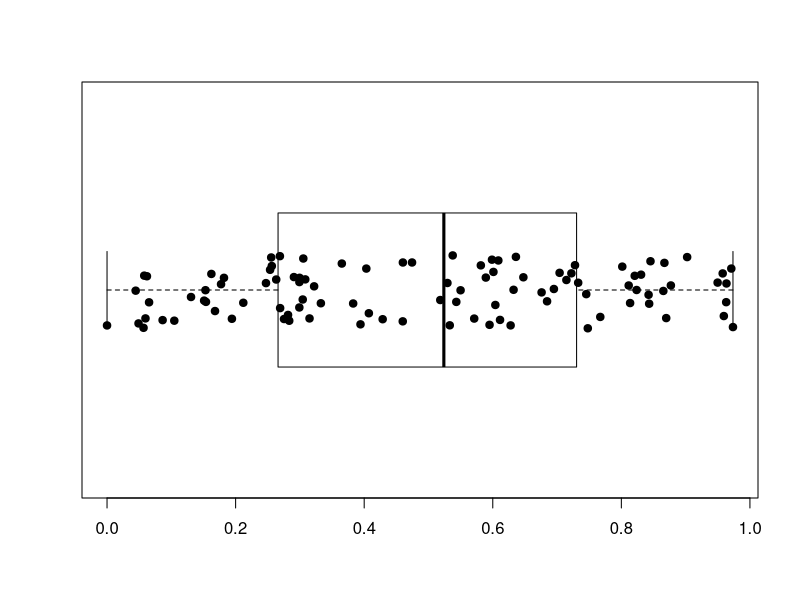

Source code (R):
## ---- chunk 1
set.seed(1)

randomise <- function(f) f(runif(1e3))
randomise(mean)
randomise(mean)
randomise(sum)
## ---- chunk 2
library(purrr)
## ---- chunk 3
# map(vector, function)

triple <- function(x) x * 3
map(1:3, triple)
## ---- chunk 4
# basic implementation of map()

simple_map <- function(x, f, ...) {
  out <- vector("list", length(x))
  for (i in seq_along(x)) {
    out[[i]] <- f(x[[i]], ...)
  }
  out
}
## ---- chunk 5
# map_chr() always returns a character vector
map_chr(mtcars, typeof)

# map_lgl() always returns a logical vector
map_lgl(mtcars, is.double)

# map_int() always returns a integer vector
n_unique <- function(x) length(unique(x))
map_int(mtcars, n_unique)

# map_dbl() always returns a double vector
map_dbl(mtcars, mean)
## ---- chunk 6
pair <- function(x) c(x, x)
map(1:2, pair)
map(1:2, as.character)
## ---- chunk 7
# inline anonymous function
map_dbl(mtcars, function(x) length(unique(x)))
## ---- chunk 8
# purrr shortcut
map_dbl(mtcars, ~ length(unique(.x)))
## ---- chunk 9
as_mapper(~ length(unique(.x)))
## ---- chunk 10
# extracting elements using map()

x <- list(
  list(-1, x = 1, y = c(2), z = "a"),
  list(-2, x = 4, y = c(5, 6), z = "b"),
  list(-3, x = 8, y = c(9, 10, 11))
)

# Select by name
map_dbl(x, "x")

# Or by position
map_dbl(x, 1)

# Or by both
map_dbl(x, list("y", 1))

# You'll get an error if a component doesn't exist:
#map_chr(x, "z")

# Unless you supply a .default value
map_chr(x, "z", .default = NA)
## ---- chunk 11
x <- list(1:5, c(1:10, NA))
map_dbl(x, ~ mean(.x, na.rm = TRUE))
## ---- chunk 12
# directly pass na.rm to mean(), no need to specify parameters in function call
map_dbl(x, mean, na.rm = TRUE)
## ---- chunk 13
plus <- function(x, y) x + y
x <- c(0, 0, 0, 0)

# passing extra arguments in map()
map_dbl(x, plus, runif(1)) # runif() evaluated once

# passing extra arguments in anonymous function
map_dbl(x, ~ plus(.x, runif(1))) # runif() evaluated for each index
## ---- chunk 14
# can write out full argument names passed through map()
x <- list(1:5, 5:10)
map(x, mean, trim = 0.1)
## ---- chunk 15
simple_map <- function(x, f, ...) {
  out <- vector("list", length(x))
  for (i in seq_along(x)) {
    out[[i]] <- f(x[[i]], ...)
  }
  out
}
## ---- chunk 16
# arguments to map() are .x and .f
boostrap_summary <- function(x, f) {
  f(sample(x, replace = TRUE))
}

#simple_map(mtcars, bootstrap_summary, f = mean)
# really simple_map(x = mtcars, f = mean, bootstrap_summary), bootstrap_summary passed as trim in mean()
## ---- chunk 17
trims_param <- c(0, 0.1, 0.2, 0.5)
vect <- rcauchy(1000)
## ---- chunk 18
map_dbl(trims_param, ~ mean(vect, trim = .x))
## ---- chunk 19
# more explicit
map_dbl(trims_param, function(trim) mean(vect, trim = trim))
## ---- chunk 20
#map_dbl(trims, mean, x = x)
# this is confusing. no reason to do this
## ---- chunk 21
as_mapper(1)
## ---- chunk 22
as_mapper("a")
## ---- chunk 23
as_mapper(list(1, "a"))
## ---- chunk 24
map(1:3, ~ runif(2))
# map(1:3, function(x) runif(2))
## ---- chunk 25
as_mapper(~ runif(2))
## ---- chunk 26
map(1:3, runif(2))
## ---- chunk 27
as_mapper(runif(2))
## ---- chunk 28
map_dbl(mtcars, ~ sd(.x))
## ---- chunk 29
library(tidyverse)
mtcars_mixed <- rownames_to_column(mtcars, "name")

#map_dbl(mtcars_mixed, ~ sd(.x)) # will introduce NAs

# determine which columns are numeric
num_col <- map_lgl(mtcars_mixed, is.numeric)

# subset numeric columns and calculate sd
map_dbl(mtcars_mixed[num_col], ~ sd(.x))
## ---- chunk 30
factor_col <- map_lgl(iris, is.factor)
map_int(iris[factor_col], ~ length(levels(.x)))
## ---- chunk 31
trials <- map(1:100, ~ t.test(rpois(10, 10), rpois(7, 10)))
p_vals <- map_dbl(trials, "p.value")

boxplot(p_vals, col = "white", horizontal = T)
stripchart(p_vals, method = "jitter", pch = 19, add = TRUE)
## ---- chunk 32
x <- list(
  list(1, c(3, 9)),
  list(c(3, 6), 7, c(4, 7, 6))
)

triple <- function(x) x * 3
# map(x, map, .f = triple)
# map is passed to triple() as an argument

#map(x, ~ map(triple(.x)))
map(x, ~ map(.x, triple))
## ---- chunk 33
formulas <- list(
  mpg ~ disp,
  mpg ~ I(1 / disp),
  mpg ~ disp + wt,
  mpg ~ I(1 / disp) + wt
)

fit_models <- map(formulas, lm, data = mtcars)
## ---- chunk 34
set.seed(1)
bootstrap <- function(df) {
  df[sample(nrow(df), replace = TRUE), , drop = FALSE]
}

bootstraps <- map(1:10, ~ bootstrap(mtcars))
mod <- mpg ~ disp
mod_fit <- map(bootstraps, ~ lm(mod, data = .x))

# summarize across and extract r.squared
map(map(mod_fit, summary), "r.squared")

# one liner possible but will look ugly or just pipe (section 9.3)
## ---- chunk 35
by_cyl <- split(mtcars, mtcars$cyl)

by_cyl %>% 
  map(~ lm(mpg ~ wt, data = .x)) %>% 
  map(coef) %>% 
  map_dbl(2)
## ---- chunk 36
df <- data.frame(
  x = 1:3,
  y = 6:4
)

map(df, ~ .x * 2)
modify(df, ~ .x * 2)
## ---- chunk 37
simple_modify <- function(x, f, ...) {
  for (i in seq_along(x)) {
    x[[i]] <- f(x[[i]], ...)
  }
  x
}
## ---- chunk 38
xs <- map(1:8, ~ runif(10))
xs[[1]][[1]] <- NA
ws <- map(1:8, ~ rpois(10, 5) + 1)

map_dbl(xs, mean) # unweighted means

# can't pass ws as an additional argument
#map_dbl(xs, weighted.mean, w = ws)
## ---- chunk 39
# map2() is vectorized over two arguments, .x and .y to each call to .f
map2_dbl(xs, ws, weighted.mean)
## ---- chunk 40
# basic implementation
simple_map2 <- function(x, y, f, ...) {
  out <- vector("list", length(x))
  for (i in seq_along(x)) {
    out[[i]] <- f(x[[i]], y[[i]], ...)
  }
  out
}

# actual map2() will recycle inputs!
## ---- chunk 41
welcome <- function(x) {
  cat("Welcome ", x, "!\n", sep = "")
}
names <- c("Hadley", "Jenny")

# As well as generate the welcomes, it also shows 
# the return value of cat()
map(names, welcome)
## ---- chunk 42
# walk() ignores the return values of .f and returns .x invisibly
walk(names, welcome)
## ---- chunk 43
imap_chr(iris, ~ paste0("The first value of ", .y, " is ", .x[[1]]))
## ---- chunk 44
x <- map(1:6, ~ sample(1000, 10))
imap_chr(x, ~ paste0("The highest value of ", .y, " is ", max(.x)))
## ---- chunk 45
params <- tibble::tribble(
  ~ n, ~ min, ~ max,
   1L,     0,     1,
   2L,    10,   100,
   3L,   100,  1000
)

pmap(params, runif)
# runif(n, min, max)
## ---- chunk 46
modify(mtcars, 1)
mtcars[1, ]
dim(mtcars)
## ---- chunk 47
cyls <- split(mtcars, mtcars$cyl)
temp <- "./"
paths <- file.path(temp, paste0("cyl-", names(cyls), ".csv"))
walk2(cyls, paths, write.csv)
## ---- chunk 48
# imap(x,f) is equivalent to map2(x, names(x), f)
cyls <- split(mtcars, mtcars$cyl)
temp <- "./"
names(cyls) <- file.path(temp, paste0("cyl-", names(cyls), ".csv"))
iwalk(cyls, write.csv)
## ---- chunk 49
trans <- list(
  disp = function(x) x * 0.0163871,
  am = function(x) factor(x, labels = c("auto", "manual"))
)

nm <- names(trans) # only mutate on disp and am cols
mtcars[nm] <- map2(trans, mtcars[nm], function(f, var) f(var)) # for each function in trans, mutate on disp and am cols
                                                               # in mtcars; execute function on specific col
## ---- chunk 50
mtcars[nm] <- map(nm, ~ trans[[.x]](mtcars[[.x]]))
                        # analogous to function(f, var) f(var)
# trans[[.x]] either disp() or am() FUNCTION
# mtcars[[.x]] refers to actual mtcars col
## ---- chunk 51
as_mapper(~ trans[[.x]](mtcars[[.x]]))
## ---- chunk 52
cyls <- split(mtcars, mtcars$cyl)
temp <- "./"
paths <- file.path(temp, paste0("cyl-", names(cyls), ".csv"))
map2(cyls, paths, write.csv)
## ---- chunk 53
l <- map(1:4, ~ sample(1:10, 15, replace = T))
str(l)
## ---- chunk 54
out <- l[[1]]
out <- intersect(out, l[[2]])
out <- intersect(out, l[[3]])
out <- intersect(out, l[[4]])
out
## ---- chunk 55
# instead use reduce
reduce(l, intersect)
## ---- chunk 56
reduce(l, union)
## ---- chunk 57
accumulate(l, intersect)
## ---- chunk 58
x <- c(4, 3, 10)
reduce(x, `+`)

accumulate(x, `+`)
## ---- chunk 59
reduce(integer(), `+`, .init = 0)
#reduce("a", `+`, .init = 0)
## ---- chunk 60
df <- data.frame(
  num1 = c(0, 10, 20),
  num2 = c(5, 6, 7),
  chr1 = c("a", "b", "c"),
  stringsAsFactors = FALSE
)

str(map_if(df, is.numeric, mean))
str(modify_if(df, is.numeric, mean))
str(map(keep(df, is.numeric), mean))
## ---- chunk 61
simple_reduce <- function(x, f) {
  out <- x[[1]]
  for (i in seq(2, length(x))) {
    out <- f(out, x[[i]])
  }
  out
}
## ---- chunk 62
simple_reduce <- function(x, f) {
  if (length(x) == 0) {
    stop("Error: `.x` is empty.")
  } 
  else if (length(x) == 1) {
    return(x)
  }
  else {
    out <- x[[1]]
    for (i in seq(2, length(x))) {
      out <- f(out, x[[i]])
    }
    return(out)
  }
}
## ---- chunk 63
x <- c(1, 2, 3)
simple_reduce(x, `+`)
simple_reduce(1, `+`)
simple_reduce("a", `+`)
#simple_reduce(integer(), `+`)
## ---- chunk 64
test <- list(
  c(999, 0, 0, 0, 999, 999),
  c(0, 0, 0, 999, 999, 999, 0, 999),
  c(999, 999, 0, 0, 0, 0, 0, 0, 0)
)

test_2max <- list(
  c(999, 0, 0, 0, 999, 999),
  c(0, 0, 0, 999, 999, 0, 999),
  c(999, 999)
)

is_zero <- function(value) {
  value == 0
}



runs <- map(test, is_zero) %>% map(rle)
runs
## ---- chunk 65
# split runs into lengths and values
length <- runs %>% map("lengths")
value <- runs %>% map("values")

length
value
## ---- chunk 66
#map(length, ~ which(.x == max(.x))) # returns index of longest runs but cannot differentiate between T/F values

# take advantage of map2
map2(length, value, ~ which(.x == max(.x) & .y == TRUE))
# finds longest runs in each vector but not overall list

#map(length, max) %>% unlist
## ---- chunk 67
arg_max <- function(vect, f) {
  values <- f(vect)
  
  # from values, determine index of max number
  max_index <- which(values == max(values))
  
  return(vect[max_index])
}

arg_max(-5:5, function(x) x ^ 2)
## ---- chunk 68
arg_max <- function(vect, f) {
  values <- f(vect)
  
  max_index <- which(values == min(values))
  
  return(vect[max_index])
}

arg_max(-5:5, function(x) x ^ 2)
## ---- chunk 69
scale01 <- function(x) {
  rng <- range(x, na.rm = TRUE)
  (x - rng[1]) / (rng[2] - rng[1])
}

df <- data.frame(x = 1:3,
                 y = c("a", "b", "c"),
                 z = 4:6,
                 a = c(T, F, F))

map_if(df, is.numeric, scale01)
## ---- chunk 70
a2d <- matrix(1:20, nrow = 5)
apply(a2d, 1, mean)
apply(a2d, 2, mean)
## ---- chunk 71
a3d <- array(1:24, c(2, 3, 4))
apply(a3d, 1, mean)
apply(a3d, c(1, 2), mean)
## ---- chunk 72
integrate(sin, 0, pi)
str(uniroot(sin, pi * c(1 / 2, 3 / 2)))
str(optimise(sin, c(0, 2 * pi)))
str(optimise(sin, c(0, pi), maximum = TRUE))
## ---- chunk 73
a2d <- matrix(1:20, nrow = 5)
a2d
apply(a2d, 1, mean)
apply(a2d, 2, mean)
